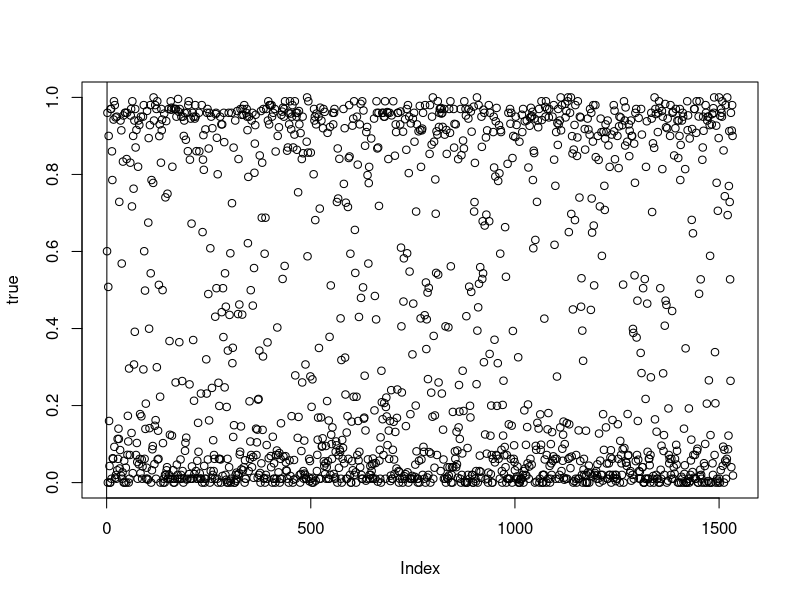
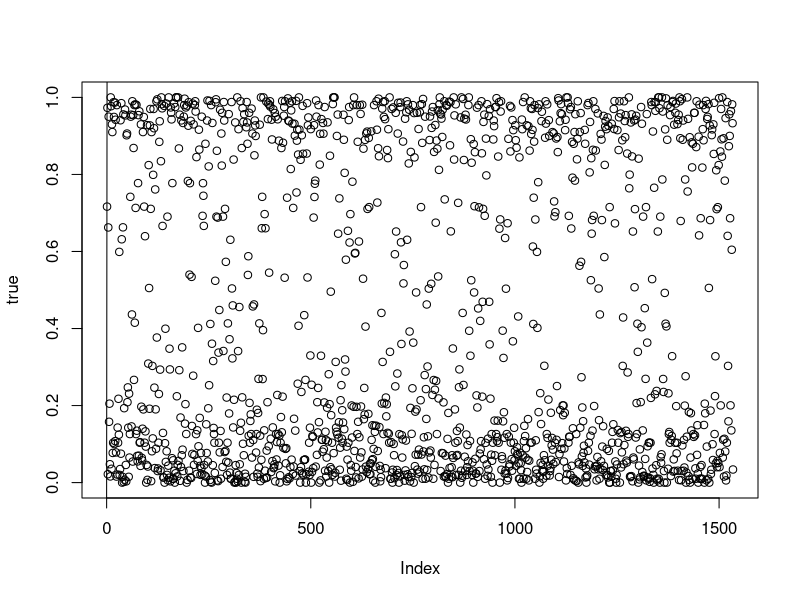

These figures' R source, in order:
## ---- chunk 1
knitr::opts_chunk$set(echo = TRUE)
## ---- chunk 2
# read in data
library(randomForest)
train = read.csv("train_stand.csv")
train <- subset(train, select = -c(X))
test = read.csv("test_stand.csv")
test <- subset(test, select = -c(X))
true = test$classes
## ---- chunk 3
# Bagging (Random forests with m=p) and 100 trees
bag.model = randomForest(classes~., data=train,
                           mtry=(ncol(train)-1),importance=TRUE, ntree=100)
summary(bag.model)
## ---- chunk 4
# Prediction on test set for bagging
bag.predicted = predict(bag.model, test)

# Plot prediction performance
plot(bag.predicted, true)
abline (0,1)

# MSE on test set
mean((bag.predicted-true)^2)
## ---- chunk 5
# Random forests with m=sqrt(p) and 100 trees. p=57, let m be 8
RF.model = randomForest(classes~., data=train,
                           mtry=8,importance=TRUE, ntree=100)
summary(RF.model)
## ---- chunk 6
# Prediction on test set
RF.predicted = predict(RF.model, test)

# Plot prediction performance
plot(RF.predicted, true)
abline(0,1)

# MSE on test set
mean((RF.predicted -true)^2)
